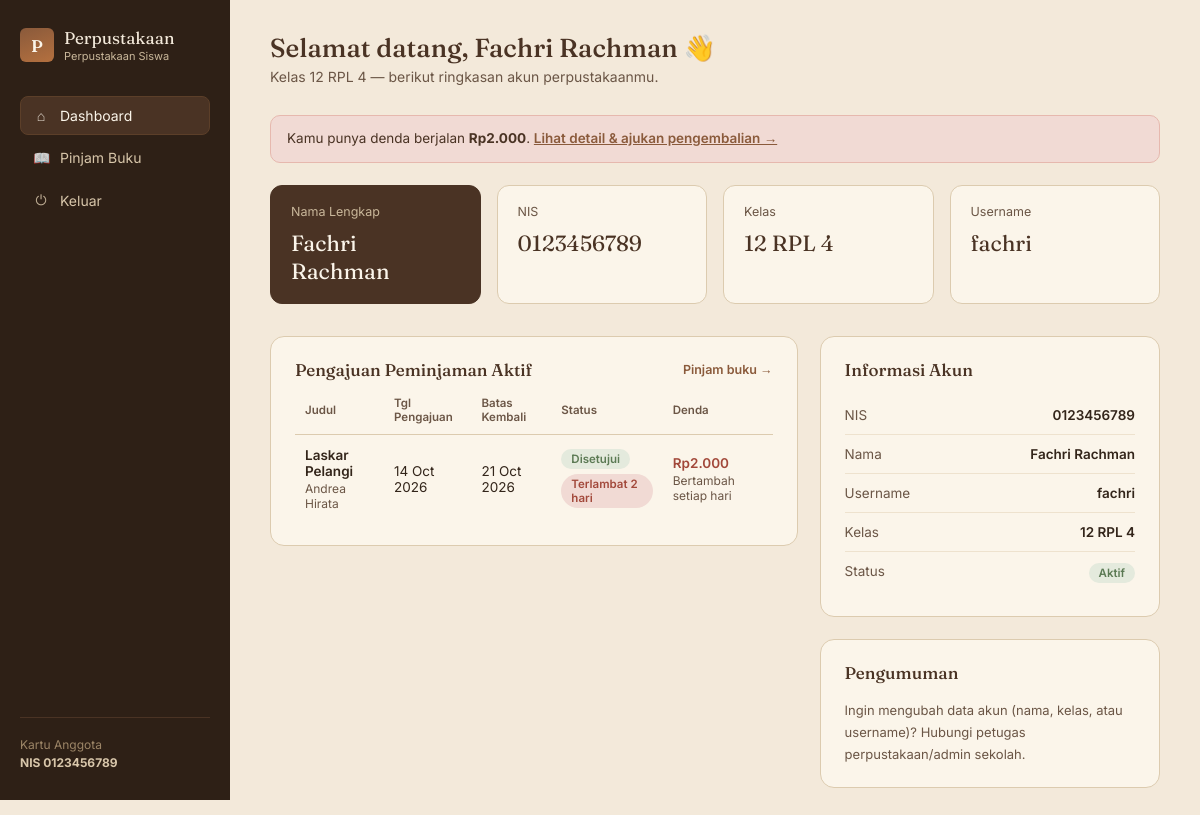
Screenshot of /view/dashboard_siswa.php (signed in) with the database file from the repository.
### tables this page shows
CREATE TABLE `tb_siswa` (
  `id_siswa` int(11) NOT NULL,
  `nis` varchar(20) NOT NULL,
  `nama_siswa` varchar(50) NOT NULL,
  `username` varchar(50) NOT NULL,
  `password` varchar(255) NOT NULL,
  `kelas` varchar(35) NOT NULL,
  `role` varchar(20) NOT NULL DEFAULT 'siswa',
  `status_aktif` tinyint(1) NOT NULL DEFAULT 1
);

CREATE TABLE `tb_peminjaman` (
  `id_peminjaman` int(11) NOT NULL,
  `id_siswa` int(11) NOT NULL,
  `id_buku` int(11) NOT NULL,
  `tgl_pinjam` datetime NOT NULL,
  `tgl_pengembalian` datetime NOT NULL,
  `status` varchar(30) NOT NULL DEFAULT 'menunggu',
  `tgl_ajukan_kembali` datetime DEFAULT NULL
);

CREATE TABLE `tb_buku` (
  `id_buku` int(11) NOT NULL,
  `judul_buku` varchar(100) NOT NULL,
  `pengarang` varchar(100) NOT NULL,
  `penerbit` varchar(100) NOT NULL,
  `tahun_terbit` year(4) NOT NULL,
  `stok` int(11) NOT NULL DEFAULT 1,
  `status` varchar(20) NOT NULL DEFAULT 'tersedia'
);

### model/koneksi.php (called while the page is built, shortened)
<?php
class koneksi
{
    private $host = "sql305.infinityfree.com";
    private $username = "if0_43202897";
    private $password = "fachri12rpl4";
    private $database = "if0_43202897_perpustakaan";
    public function __construct()
    {
        $this->koneksi = new mysqli(
            $this->host,
            $this->username,
            $this->password,
            $this->database
        );
    }
}

### model/m_siswa.php (called while the page is built, shortened)
<?php
include_once __DIR__ . '/koneksi.php';
class m_siswa
{
    private $db;
    public function __construct()
    {
        $koneksi  = new koneksi();
        $this->db = $koneksi->koneksi;
    }
    public function ambil_satu($id_siswa)
    {
        $stmt = $this->db->prepare("SELECT id_siswa, nis, nama_siswa, username, kelas, role FROM tb_siswa WHERE id_siswa = ? LIMIT 1");
        $stmt->bind_param("i", $id_siswa);
        $stmt->execute();
        $hasil = $stmt->get_result();
        return ($hasil && $hasil->num_rows > 0) ? $hasil->fetch_object() : null;
    }
}

### controller/c_dashboard.php (called while the page is built, shortened)
<?php
include_once __DIR__ . '/auth.php';
include_once __DIR__ . '/../model/m_siswa.php';
include_once __DIR__ . '/../model/m_peminjaman.php';
$total_denda     = 0;
try {
    $m_siswa  = new m_siswa();
    $id_siswa = (int) ($_SESSION['data']['id_siswa'] ?? 0);
    $siswa = $m_siswa->ambil_satu($id_siswa);
    $m_peminjaman    = new m_peminjaman();
    $pengajuan_aktif = $m_peminjaman->aktif_siswa($id_siswa);
    foreach ($pengajuan_aktif as $pj) {
        $total_denda += (int) ($pj->denda ?? 0);
    }
} catch (Exception $e) {
    error_log($e->getMessage());
    echo 'Data tidak dapat dimuat. Pastikan database sudah diimpor dan koneksi benar.<br>';
    echo 'Detail: ' . htmlspecialchars($e->getMessage(), ENT_QUOTES, 'UTF-8');
    exit;
}

### controller/auth.php (called while the page is built, shortened)
<?php
function e($teks)
{
    return htmlspecialchars((string) $teks, ENT_QUOTES, 'UTF-8');
}

### model/m_peminjaman.php (called while the page is built, shortened)
<?php
include_once __DIR__ . '/koneksi.php';
class m_peminjaman
{
    private $db;
    public function __construct()
    {
        $koneksi  = new koneksi();
        $this->db = $koneksi->koneksi;
    }
    public function aktif_siswa($id_siswa)
    {
        $sql = "SELECT p.id_peminjaman, p.tgl_pinjam, p.tgl_pengembalian, p.status, p.tgl_ajukan_kembali, p.id_buku,
                       b.judul_buku, b.pengarang
                FROM tb_peminjaman p
                JOIN tb_buku b ON b.id_buku = p.id_buku
                WHERE p.id_siswa = ? AND p.status IN ('menunggu', 'disetujui', 'menunggu_pengembalian')
                ORDER BY p.tgl_pinjam DESC";
        $stmt = $this->db->prepare($sql);
        $stmt->bind_param("i", $id_siswa);
        $stmt->execute();
        $data  = [];
        $hasil = $stmt->get_result();
        while ($baris = $hasil->fetch_object()) {
            $baris->hari_terlambat = 0;
            $baris->denda          = 0;
            if ($baris->status === 'disetujui' || $baris->status === 'menunggu_pengembalian') {
                $baris->hari_terlambat = $this->hitung_hari_terlambat($baris->tgl_pengembalian, $baris->tgl_ajukan_kembali);
                $baris->denda          = $baris->hari_terlambat * self::TARIF_DENDA_PER_HARI;
            }
            $data[] = $baris;
        }
        return $data;
    }
    private function hitung_hari_terlambat($tgl_batas_kembali, $tgl_acuan = null)
    {
        $batas  = new DateTime(date('Y-m-d', strtotime($tgl_batas_kembali)));
        $acuan  = empty($tgl_acuan) ? time() : strtotime($tgl_acuan);
        $sampai = new DateTime(date('Y-m-d', $acuan));
        return $sampai > $batas ? (int) $batas->diff($sampai)->days : 0;
    }
}

### view/dashboard_siswa.php (the view, shortened to what this page needs)
<?php
include_once __DIR__ . '/../controller/c_dashboard.php';
function label_status_siswa($status)
{
    $peta = [
        'menunggu'              => ['Menunggu Konfirmasi', 'due'],
        'disetujui'             => ['Disetujui', 'ok'],
        'ditolak'               => ['Ditolak', 'late'],
        'menunggu_pengembalian' => ['Menunggu Konfirmasi Kembali', 'due'],
        'dikembalikan'          => ['Sudah Dikembalikan', 'ok'],
    ];
    return $peta[$status] ?? [ucfirst($status), 'due'];
}
?>
<!DOCTYPE html>
<html lang="id">
<head>
</head>
<body>
  <aside class="sidebar">
    <div class="brand">
      <div class="brand-mark">P</div>
      <div class="brand-name">Perpustakaan<span>Perpustakaan Siswa</span></div>
    </div>
    <nav>
      <a class="nav-item active"><span class="nav-icon">⌂</span> Dashboard</a>
      <a href="peminjaman_buku.php" class="nav-item"><span class="nav-icon">📖</span> Pinjam Buku</a>
      <a href="../controller/logout.php" class="nav-item" onclick="return confirm('Apakah kamu yakin ingin keluar?');"><span class="nav-icon">⏻</span> Keluar</a>
    </nav>
    <div class="sidebar-foot">
      Kartu Anggota<br>
      <strong style="color:#D8C6AA">NIS <?= e($siswa->nis) ?></strong>
    </div>
  </aside>
  <main>
    <div class="topbar">
      <div class="greeting">
        <h1>Selamat datang, <?= e($siswa->nama_siswa) ?> 👋</h1>
        <p>Kelas <?= e($siswa->kelas) ?> — berikut ringkasan akun perpustakaanmu.</p>
      </div>
    </div>
    <?php if ($total_denda > 0): ?>
      <div class="notice bad">
        Kamu punya denda berjalan <strong>Rp<?= number_format($total_denda, 0, ',', '.') ?></strong>.
        <a href="peminjaman_buku.php">Lihat detail &amp; ajukan pengembalian &rarr;</a>
      </div>
    <?php endif; ?>
    <div class="stats">
      <div class="stat-card accent">
        <div class="label">Nama Lengkap</div>
        <div class="value"><?= e($siswa->nama_siswa) ?></div>
      </div>
      <div class="stat-card">
        <div class="label">NIS</div>
        <div class="value"><?= e($siswa->nis) ?></div>
      </div>
      <div class="stat-card">
        <div class="label">Kelas</div>
        <div class="value"><?= e($siswa->kelas) ?></div>
      </div>
      <div class="stat-card">
        <div class="label">Username</div>
        <div class="value"><?= e($siswa->username) ?></div>
      </div>
    </div>
    <div class="grid-2">
      <div>
        <div class="panel">
          <div class="panel-head">
            <h2>Pengajuan Peminjaman Aktif</h2>
            <a href="peminjaman_buku.php" style="font-size:12.5px;color:var(--leather);text-decoration:none;font-weight:600;">Pinjam buku &rarr;</a>
          </div>
          <?php if (!empty($pengajuan_aktif)): ?>
          <table>
            <thead>
              <tr><th>Judul</th><th>Tgl Pengajuan</th><th>Batas Kembali</th><th>Status</th><th>Denda</th></tr>
            </thead>
            <tbody>
            <?php foreach ($pengajuan_aktif as $p): [$label, $kelas] = label_status_siswa($p->status); ?>
              <tr>
                <td>
                  <div class="book-title"><?= e($p->judul_buku) ?></div>
                  <div class="book-sub"><?= e($p->pengarang) ?></div>
                </td>
                <td><?= date('d M Y', strtotime($p->tgl_pinjam)) ?></td>
                <td><?= date('d M Y', strtotime($p->tgl_pengembalian)) ?></td>
                <td>
                  <span class="badge <?= $kelas ?>"><?= e($label) ?></span>
                  <?php if (($p->hari_terlambat ?? 0) > 0): ?>
                    <div style="margin-top:5px;"><span class="badge late">Terlambat <?= (int) ($p->hari_terlambat ?? 0) ?> hari</span></div>
                  <?php endif; ?>
                </td>
                <td>
                  <?php if (($p->denda ?? 0) > 0): ?>
                    <span class="denda">Rp<?= number_format($p->denda ?? 0, 0, ',', '.') ?></span>
                    <div class="book-sub"><?= $p->status === 'menunggu_pengembalian' ? 'Dihitung sampai tgl pengajuan kembali' : 'Bertambah setiap hari' ?></div>
                  <?php else: ?>
                    &mdash;
                  <?php endif; ?>
                </td>
              </tr>
            <?php endforeach; ?>
            </tbody>
          </table>
          <?php endif; ?>
        </div>
      </div>
      <div>
        <div class="panel">
          <div class="panel-head">
            <h2>Informasi Akun</h2>
          </div>
          <div class="info-list">
            <div class="info-row"><span class="k">NIS</span><span class="v"><?= e($siswa->nis) ?></span></div>
            <div class="info-row"><span class="k">Nama</span><span class="v"><?= e($siswa->nama_siswa) ?></span></div>
            <div class="info-row"><span class="k">Username</span><span class="v"><?= e($siswa->username) ?></span></div>
            <div class="info-row"><span class="k">Kelas</span><span class="v"><?= e($siswa->kelas) ?></span></div>
            <div class="info-row"><span class="k">Status</span><span class="v"><span class="badge">Aktif</span></span></div>
          </div>
        </div>
        <div class="panel">
          <div class="panel-head">
            <h2>Pengumuman</h2>
          </div>
          <div style="font-size:13px;color:var(--ink-soft);line-height:1.7;">
            Ingin mengubah data akun (nama, kelas, atau username)? Hubungi petugas perpustakaan/admin sekolah.
          </div>
        </div>
      </div>
    </div>
  </main>
</body>
</html>

### rows the page displays
tb_siswa: nis "0123456789", nama_siswa "Fachri Rachman", kelas "12 RPL 4", username "fachri"
tb_peminjaman: id_buku.judul_buku "Laskar Pelangi", id_buku.pengarang "Andrea Hirata", tgl_pinjam "14 Oct 2026", tgl_pengembalian "21 Oct 2026", label "Disetujui", tgl_pengembalian+tgl_ajukan_kembali "2", tgl_pengembalian+tgl_ajukan_kembali "2.000", status "Bertambah setiap hari"

### other values shown
$total_denda "2.000"
